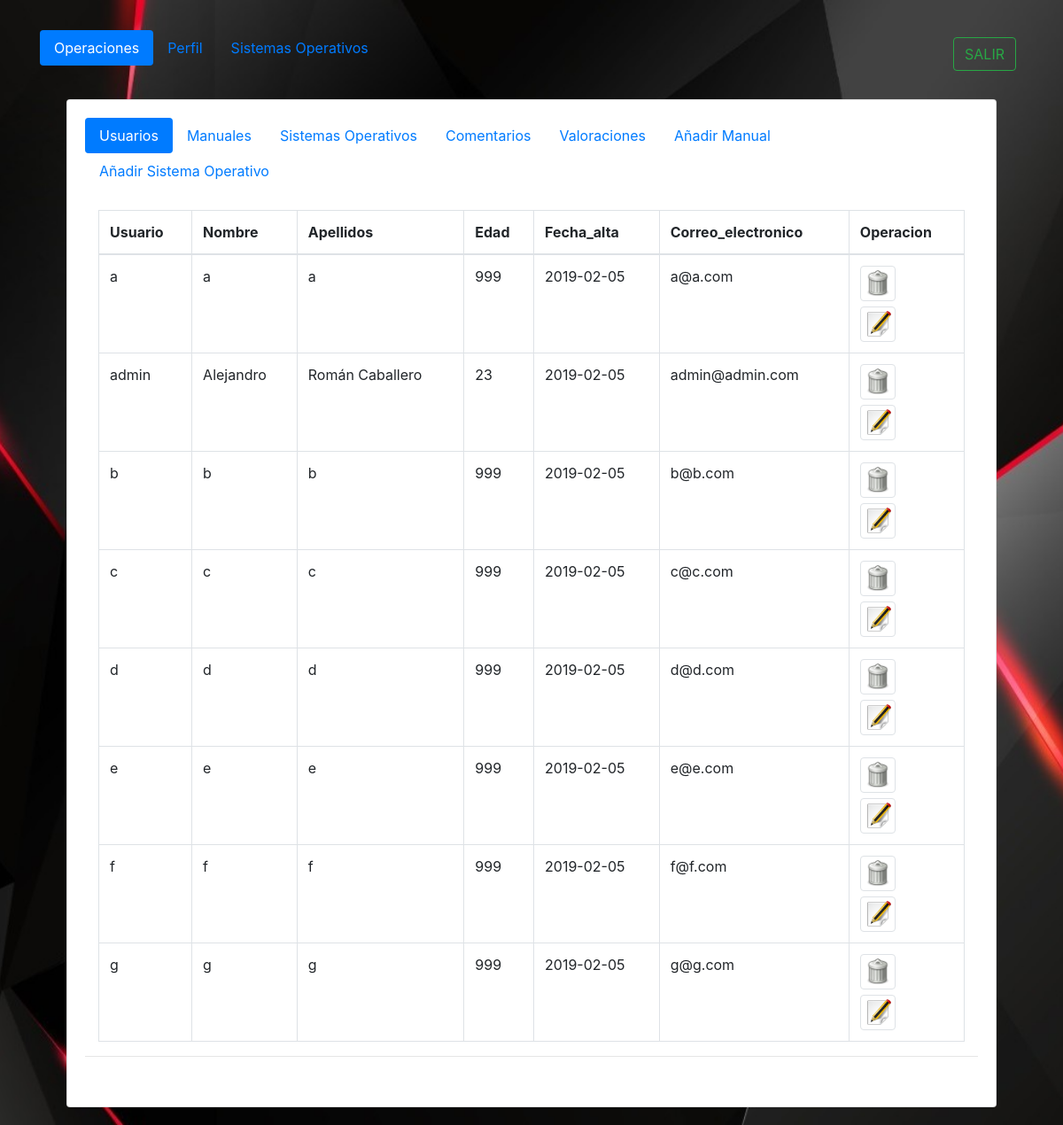
Screenshot of /PAGINA_WEB/administrador/principal.php (signed in) with the database file from the repository.
### tables this page shows
CREATE TABLE `usuarios` (
  `cod_usuario` int(11) NOT NULL AUTO_INCREMENT,
  `nombre` varchar(20) NOT NULL,
  `apellido` varchar(35) NOT NULL,
  `correo_electronico` varchar(45) NOT NULL,
  `edad` int(3) NOT NULL,
  `id` varchar(15) NOT NULL,
  `password` varchar(34) NOT NULL,
  `fecha_alta` varchar(45) NOT NULL,
  PRIMARY KEY (`cod_usuario`)
);

### PAGINA_WEB/php_codigo/todos_usuarios.php (shortened to what this page needs)
<?php if (!isset($_GET["codigo"])): ?>
<?php
$connection = new mysqli("localhost", "usuario", "2asirtriana", "alebuntu");
$connection->set_charset("utf8");
if ($result = $connection->query("select * from usuarios order by nombre ASC ;")) {
    ?>
    <table class="table table-bordered" style="width:100%;">
    <thead>
      <tr>
      <th scope="row">Usuario</th>
        <th scope="row">Nombre</th>
        <th scope="row">Apellidos</th>
        <th scope="row">Edad</th>
        <th scope="row">Fecha_alta</th>
        <th scope="row">Correo_electronico</th>
        <th scope="row">Operacion</th>
       </tr>
    </thead>
<?php
    while ($obj = $result->fetch_object()) {
         ?>
      <?php
        echo "<tr>";
        echo "<td>".$obj->id."</td>";
        echo "<td>".$obj->nombre."</td>";
        echo "<td>".$obj->apellido."</td>";
        echo "<td>".$obj->edad."</td>";
        echo "<td>".$obj->fecha_alta."</td>";
        echo "<td>".$obj->correo_electronico."</td>";
        echo "<td><form method='POST' action='principal.php?codigo=$obj->cod_usuario'><input type='image' name='eliminar' src='../css/iconos/eliminar.png' style='width:40px' alt='Submit' class='img-thumbnail' /></form><a href='../op_admin/usu.php?codsu=$obj->cod_usuario&nom=$obj->nombre&ap=$obj->apellido&edad=$obj->edad&mote=$obj->id&fechalta=$obj->fecha_alta&correo=$obj->correo_electronico&contra=$obj->password'><img src='../css/iconos/editar.png'  style='width:40px' class='img-thumbnail' /></a></td>";
        echo "</tr>";
    }
        echo "</table>";
        ?>
        <?php
    }
?>
<?php endif?>

### PAGINA_WEB/css/principal_admin.css (style rules this page uses)
body { background-attachment: fixed; background-position: center center; background-size: cover; background-image: url('./fondos/fondo_admin.jpg'); background-repeat: no-repeat; -moz-background-size: cover; -webkit-background-size: cover; -o-background-size: cover; }

### rows the page displays
usuarios: id "a", nombre "a", apellido "a", edad "999", fecha_alta "2019-02-05", correo_electronico "a@a.com"
usuarios: id "admin", nombre "Alejandro", apellido "Román Caballero", edad "23", fecha_alta "2019-02-05", correo_electronico "admin@admin.com"
usuarios: id "b", nombre "b", apellido "b", edad "999", fecha_alta "2019-02-05", correo_electronico "b@b.com"
usuarios: id "c", nombre "c", apellido "c", edad "999", fecha_alta "2019-02-05", correo_electronico "c@c.com"
usuarios: id "d", nombre "d", apellido "d", edad "999", fecha_alta "2019-02-05", correo_electronico "d@d.com"
usuarios: id "e", nombre "e", apellido "e", edad "999", fecha_alta "2019-02-05", correo_electronico "e@e.com"
usuarios: id "f", nombre "f", apellido "f", edad "999", fecha_alta "2019-02-05", correo_electronico "f@f.com"
usuarios: id "g", nombre "g", apellido "g", edad "999", fecha_alta "2019-02-05", correo_electronico "g@g.com"
